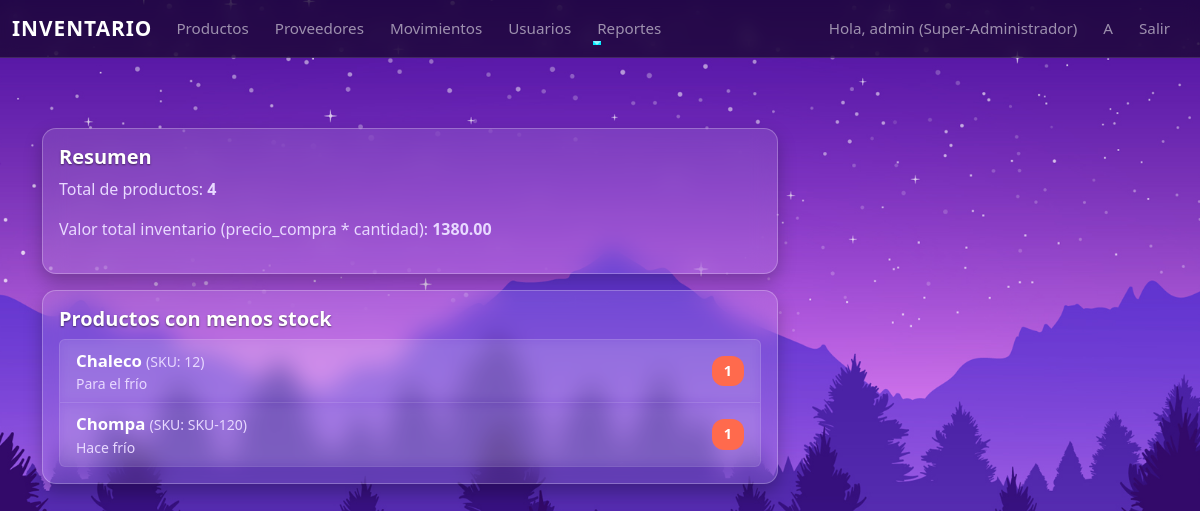
/dashboard (signed in), run on the app's committed database.
### app/models.py (models this page shows, shortened)
class User(UserMixin, db.Model):
    __tablename__ = 'usuarios'
    id = db.Column(db.Integer, primary_key=True)
    username = db.Column(db.String(80), unique=True, nullable=False)
    email = db.Column(db.String(120), unique=True, nullable=False)
    password_hash = db.Column(db.String(128), nullable=False)
    role_id = db.Column(db.Integer, db.ForeignKey('roles.id'), nullable=False)

class Role(db.Model):
    __tablename__ = 'roles'
    id = db.Column(db.Integer, primary_key=True)
    name = db.Column(db.String(64), unique=True, nullable=False)  # e.g. Super-Administrador, Almacenista, Consultor
    description = db.Column(db.String(200))
    users = db.relationship('User', backref='role', lazy=True)

class Product(db.Model):
    __tablename__ = 'productos'
    id = db.Column(db.Integer, primary_key=True)
    nombre = db.Column(db.String(200), nullable=False)
    descripcion = db.Column(db.Text)
    sku = db.Column(db.String(80), unique=True, nullable=False)
    cantidad = db.Column(db.Integer, default=0)
    stock_minimo = db.Column(db.Integer, default=1)
    precio_compra = db.Column(db.Float, default=0.0)
    precio_venta = db.Column(db.Float, default=0.0)
    proveedor_id = db.Column(db.Integer, db.ForeignKey('proveedores.id'))
    movimientos = db.relationship('InventoryMovement', backref='producto', lazy=True)

### app/routes.py (the view)
@bp.route('/dashboard')
@login_required
def dashboard():
    total_products = Product.query.count()
    total_value = sum([p.cantidad * (p.precio_compra or 0) for p in Product.query.all()])
    low_stock = Product.query.filter(Product.cantidad <= Product.stock_minimo).order_by(Product.cantidad.asc()).limit(5).all()
    return render_template('dashboard.html', total_products=total_products, total_value=total_value, low_stock=low_stock)

### app/models.py (called while the page is built)
@login_manager.user_loader
def load_user(user_id):
    return User.query.get(int(user_id))

### app/templates/dashboard.html (shortened to what this page needs)
{% extends "base.html" %}
{% block content %}
<div class="row">
  <div class="col-md-8">
    <div class="card mb-3">
      <div class="card-body">
        <h5>Resumen</h5>
        <p>Total de productos: <strong>{{ total_products }}</strong></p>
        <p>Valor total inventario (precio_compra * cantidad): <strong>{{ "{:.2f}".format(total_value) }}</strong></p>
      </div>
    </div>
    <div class="card">
      <div class="card-body">
        <h5>Productos con menos stock</h5>
        <ul class="list-group">
          {% for p in low_stock %}
          <li class="list-group-item d-flex justify-content-between">
            <div>
              <strong>{{ p.nombre }}</strong> <small> (SKU: {{ p.sku }}) </small>
              <div class="small text-muted">{{ p.descripcion }}</div>
            </div>
            <span class="badge bg-danger align-self-center">{{ p.cantidad }}</span>
          </li>
          {% endfor %}
        </ul>
      </div>
    </div>
  </div>
</div>
{% endblock %}

### app/templates/base.html (shortened to what this page needs)
<!doctype html>
<html lang="es">
<head>
  <link href="https://cdn.jsdelivr.net/npm/bootstrap@5.3.2/dist/css/bootstrap.min.css" rel="stylesheet">
  <link rel="stylesheet" href="{{ url_for('static', filename='styles.css') }}">
</head>
<body>
<nav class="navbar navbar-expand-lg navbar-dark bg-dark mb-3">
  <div class="container-fluid">
    <a class="navbar-brand" href="{{ url_for('main.dashboard') }}">Inventario</a>
    <div class="collapse navbar-collapse" id="nav">
      <ul class="navbar-nav me-auto">
        {% if current_user.is_authenticated %}
        <li class="nav-item"><a class="nav-link" href="{{ url_for('main.productos_list') }}">Productos</a></li>
        <li class="nav-item"><a class="nav-link" href="{{ url_for('main.proveedores_list') }}">Proveedores</a></li>
        <li class="nav-item"><a class="nav-link" href="{{ url_for('main.movimientos_list') }}">Movimientos</a></li>
        {% if current_user.is_authenticated and current_user.role.name == 'Super-Administrador' %}
        <li class="nav-item">
        <a class="nav-link" href="{{ url_for('main.users_list') }}">Usuarios</a>
        </li>
        {% endif %}
        <li class="nav-item dropdown">
          <a class="nav-link dropdown-toggle" href="#" data-bs-toggle="dropdown">Reportes</a>
        </li>
        {% endif %}
      </ul>
      <ul class="navbar-nav">
        {% if current_user.is_authenticated %}
          <li class="nav-item"><span class="nav-link">Hola, {{ current_user.username }} ({{ current_user.role.name }})</span></li>
          {% if current_user.role.name == 'Super-Administrador' %}
            <li class="nav-item"><a class="nav-link" href="{{ url_for('main.register') }}">A</a></li>
          {% endif %}
          <li class="nav-item"><a class="nav-link" href="{{ url_for('main.logout') }}">Salir</a></li>
        {% else %}
          <li class="nav-item"><a class="nav-link" href="{{ url_for('main.login') }}">Iniciar sesión</a></li>
        {% endif %}
      </ul>
    </div>
  </div>
</nav>
<div class="container">
  {% block content %}{% endblock %}
</div>
</body>
</html>

### app/static/styles.css (style rules this page uses)
.navbar { background: rgba(0,0,0,0.55) !important; backdrop-filter: blur(8px); border-bottom: 1px solid rgba(255,255,255,0.12); transition: background 0.3s ease; }
.navbar-brand { font-weight: 700; font-size: 1.3rem; letter-spacing: 1px; text-transform: uppercase; transition: transform .2s ease; }
.nav-link { position: relative; margin-right: 10px; font-size: 0.95rem; transition: color .2s ease; }
.nav-link::after { content: ""; position: absolute; width: 0; height: 2px; bottom: 3px; left: 0; background-color: #00eaff; transition: width .25s ease-in-out; }
.container { margin-top: 70px; }
html, body { height: 100%; margin: 0; padding: 0; }
body { background-image: url("../img.jpg"); background-size: cover; background-position: center; background-repeat: no-repeat; background-attachment: fixed; }
.card { background: rgba(255, 255, 255, 0.10) !important; backdrop-filter: blur(12px); border: 1px solid rgba(255, 255, 255, 0.25); box-shadow: 0 8px 18px rgba(0, 0, 0, 0.25); border-radius: 14px !important; }
.card-body h5 { font-weight: 700; font-size: 1.25rem; color: #ffffff; text-shadow: 0 1px 2px rgba(0,0,0,0.5); }
.card-body p, .card-body div, .small.text-muted { color: #E8D9FF !important; }
.list-group-item { background: rgba(255,255,255,0.08) !important; border: 1px solid rgba(255,255,255,0.12); color: #fff; backdrop-filter: blur(6px); transition: background 0.15s ease; }
.list-group-item strong { font-size: 1.05rem; color: #FFFFFF; }
.badge.bg-danger { background: #FF6A4D !important; font-size: 0.9rem; padding: 8px 12px; border-radius: 12px; }
.row { margin-top: 25px; }

### data on the page
User: username "admin"
Role: role.name "Super-Administrador"
Product: nombre "Chaleco", sku "12", descripcion "Para el frío", cantidad "1"
Product: nombre "Chompa", sku "SKU-120", descripcion "Hace frío", cantidad "1"

### other printed values
{{ total_products }} "4"
{{ "{:.2f}".format(total_value) }} "1380.00"
